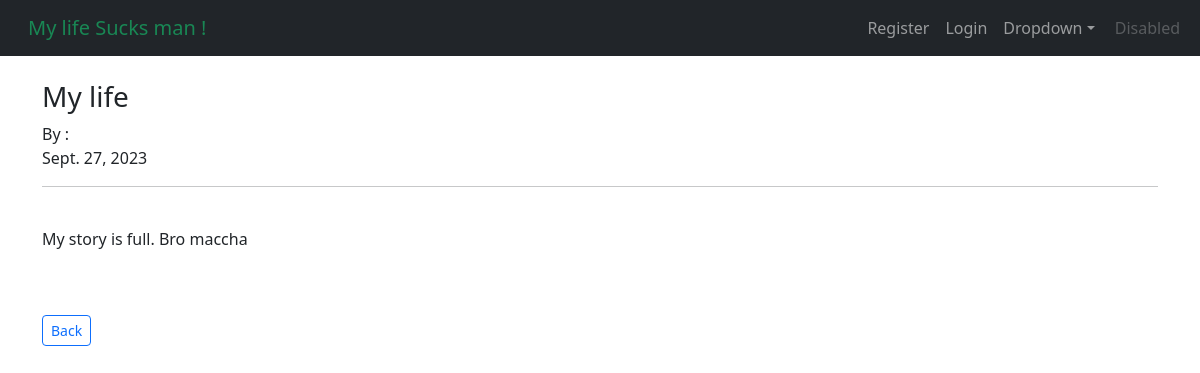
Page /article/12 on the committed database.
### theblogpost/models.py (models this page shows, shortened)
class Post(models.Model):
    title = models.CharField(max_length=255)
    title_tag = models.CharField(max_length=255, default="Hello wordl buddies !!!")
    author = models.ForeignKey(User, on_delete=models.CASCADE)
    body = RichTextField(blank=True,null=True)
    post_date = models.DateField(auto_now_add=True)

### theblogpost/views.py (the view)
# urls.py: path("article/<int:pk>", DetailsView.as_view(), name="article-detail"),
class DetailsView(DetailView):
    model = Post
    template_name = 'details.html'

### theblogpost/templates/details.html (shortened to what this page needs)
{% extends  'base.html' %}
{% block content  %}
<h3>{{post.title}}</h3>
    By :
         <br> {{post.post_date}}
<br/>
<hr>
<br>
{{post.body | safe}}
<br/><br/>
<a href="{%  url 'home' %}" class="btn btn-outline-primary btn-sm"> Back </a>
{% endblock %}

### rows in the picture
Post: title "My life", post_date "Sept. 27, 2023", body "My story is full. Bro maccha"
